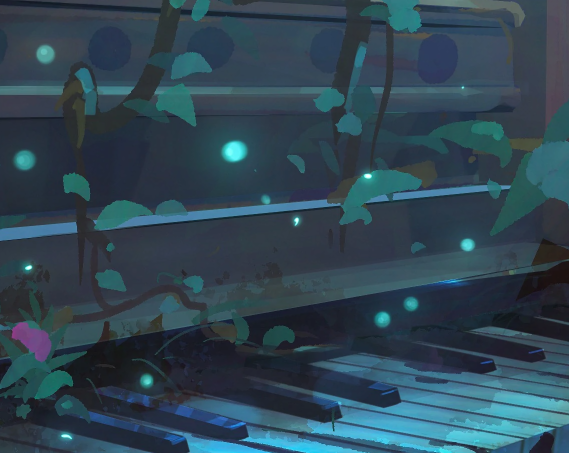
#> input picture GUI/imgs/3.2/Snipaste.png, 569 x 453 px
$ jupyter execute 3.7.canny.ipynb
#> lines starting #> are read from the running program, lines starting #| are printed output that depends on the picture
[cell 1]
import cv2 as cv
import numpy as np

[cell 2]
img = cv.imread('../imgs/3.2/Snipaste.png', cv.IMREAD_GRAYSCALE)
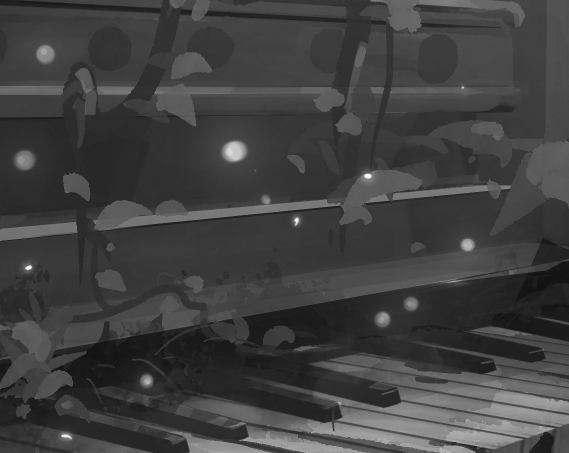
#> img: shape (453, 569); min 17, max 253, mean 64.7
cv.imwrite('../imgs/3.7/Canny.png', cv.Canny(img, 100, 200))
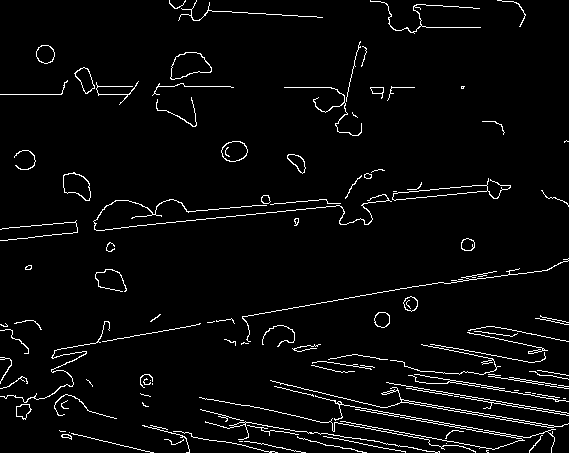
#> saved as Canny.png: shape (453, 569); 3.7% white in thin lines or dots
#> Out = True
